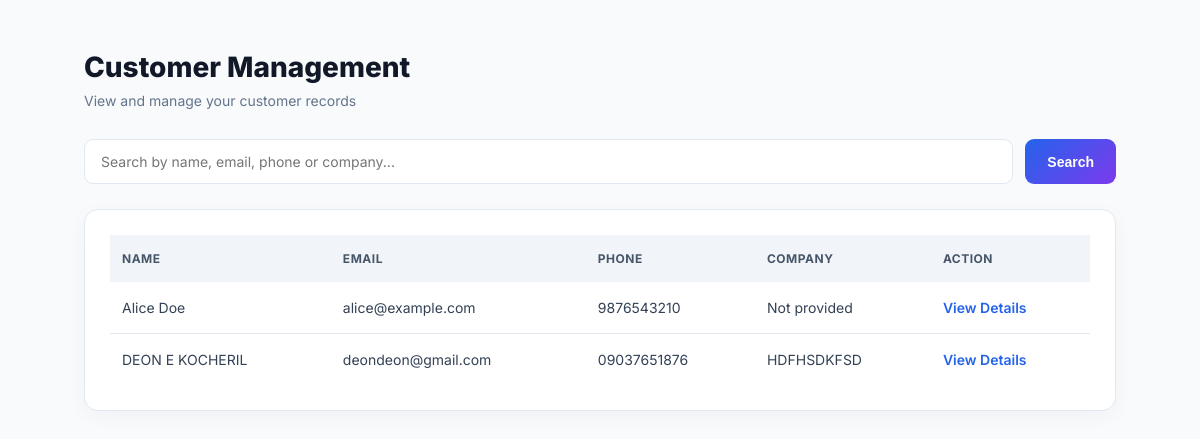
Page /customers/ (signed in) on the committed database.
### core/models.py (models this page shows, shortened)
class CustomerProfile(models.Model):
    CUSTOMER_TYPES = [
        ('individual', 'Individual'),
        ('business', 'Business'),
    ]
    user = models.OneToOneField(
        User,
        on_delete=models.CASCADE,
        related_name='customer_profile',
    )
    customer_type = models.CharField(
        max_length=20,
        choices=CUSTOMER_TYPES,
        default='individual',
    )
    company_name = models.CharField(
        max_length=150,
        blank=True,
        null=True,
    )
    phone = models.CharField(
        max_length=15,
        blank=True,
        null=True,
    )
    address = models.TextField(
        blank=True,
        null=True,
    )
    gst_number = models.CharField(
        max_length=20,
        blank=True,
        null=True,
    )

### core/views.py (the view, shortened to what this page needs)
# urls.py: path('customers/', views.customer_list, name='customer_list'),
@login_required
def customer_list(request):
    if not is_staff_or_admin(request.user):
        raise PermissionDenied
    customers = CustomerProfile.objects.select_related('user').all()
    search = request.GET.get('search', '')
    return render(request, 'core/customers/cust_list.html', {
    'customers': customers,
    'search': search
})

### core/views.py (called while the page is built)
def is_staff_or_admin(user):
    return (
        user.is_superuser or
        user.groups.filter(name__in=['Admin', 'Internal Staff']).exists()
    )

### core/templates/core/customers/cust_list.html (shortened to what this page needs)
{% load static %}
<!DOCTYPE html>
<html lang="en">
<head>
    <link rel="stylesheet" href="{% static 'core/css/customer_management.css' %}">
</head>
<body>
<div class="container">
    <div class="header">
        <h2>Customer Management</h2>
        <p>View and manage your customer records</p>
    </div>
    <form method="GET" class="search-form">
        <input
            type="text"
            name="search"
            placeholder="Search by name, email, phone or company..."
            value="{{ search }}"
        >
        <button type="submit">Search</button>
    </form>
    <div class="table-card">
        <table>
            <thead>
                <tr>
                    <th>Name</th>
                    <th>Email</th>
                    <th>Phone</th>
                    <th>Company</th>
                    <th>Action</th>
                </tr>
            </thead>
            <tbody>
                {% for customer in customers %}
                <tr>
                    <td>{{ customer.user.first_name }}</td>
                    <td>{{ customer.user.email }}</td>
                    <td>{{ customer.phone|default:"Not provided" }}</td>
                    <td>{{ customer.company_name|default:"Not provided" }}</td>
                    <td>
                        <a href="{% url 'customer_detail' customer.pk %}">
                            View Details
                        </a>
                    </td>
                </tr>
                {% empty %}
                <tr>
                    <td colspan="5">No customers found.</td>
                </tr>
                {% endfor %}
            </tbody>
        </table>
    </div>
</div>
</body>
</html>

### core/static/core/css/customer_management.css (style rules this page uses)
* { margin: 0; padding: 0; box-sizing: border-box; }
body { font-family: 'Inter', sans-serif; background: #F8FAFC; color: #111827; min-height: 100vh; padding: 50px 7%; }
.container { max-width: 1100px; margin: auto; }
.header { margin-bottom: 30px; }
.header h2 { font-size: 28px; font-weight: 800; color: #111827; margin-bottom: 8px; }
.header p { color: #64748B; font-size: 14px; }
.search-form { display: flex; gap: 12px; margin-bottom: 25px; }
input, select, textarea { font-family: inherit; }
.search-form input { flex: 1; padding: 13px 16px; border: 1px solid #E2E8F0; border-radius: 9px; font-size: 14px; outline: none; background: white; }
button, .btn { display: inline-block; border: none; border-radius: 9px; padding: 13px 22px; background: linear-gradient(135deg, #2563EB, #7C3AED); color: white; font-size: 14px; font-weight: 600; cursor: pointer; text-decoration: none; transition: 0.2s ease; }
.table-card, .details-card, .form-card { background: #FFFFFF; border: 1px solid #E2E8F0; border-radius: 14px; padding: 25px; box-shadow: 0 5px 20px rgba(15, 23, 42, 0.04); }
table { width: 100%; border-collapse: collapse; }
th { text-align: left; padding: 16px 12px; background: #F1F5F9; color: #475569; font-size: 12px; text-transform: uppercase; letter-spacing: 0.5px; }
td { padding: 17px 12px; border-bottom: 1px solid #E2E8F0; font-size: 14px; color: #334155; }
tr:last-child td { border-bottom: none; }
table a { color: #2563EB; text-decoration: none; font-weight: 600; }

### rows in the picture
CustomerProfile: user.first_name "Alice Doe", user.email "alice@example.com", phone "9876543210", company_name "Not provided"
CustomerProfile: user.first_name "DEON E KOCHERIL", user.email "deondeon@gmail.com", phone "09037651876", company_name "HDFHSDKFSD"
